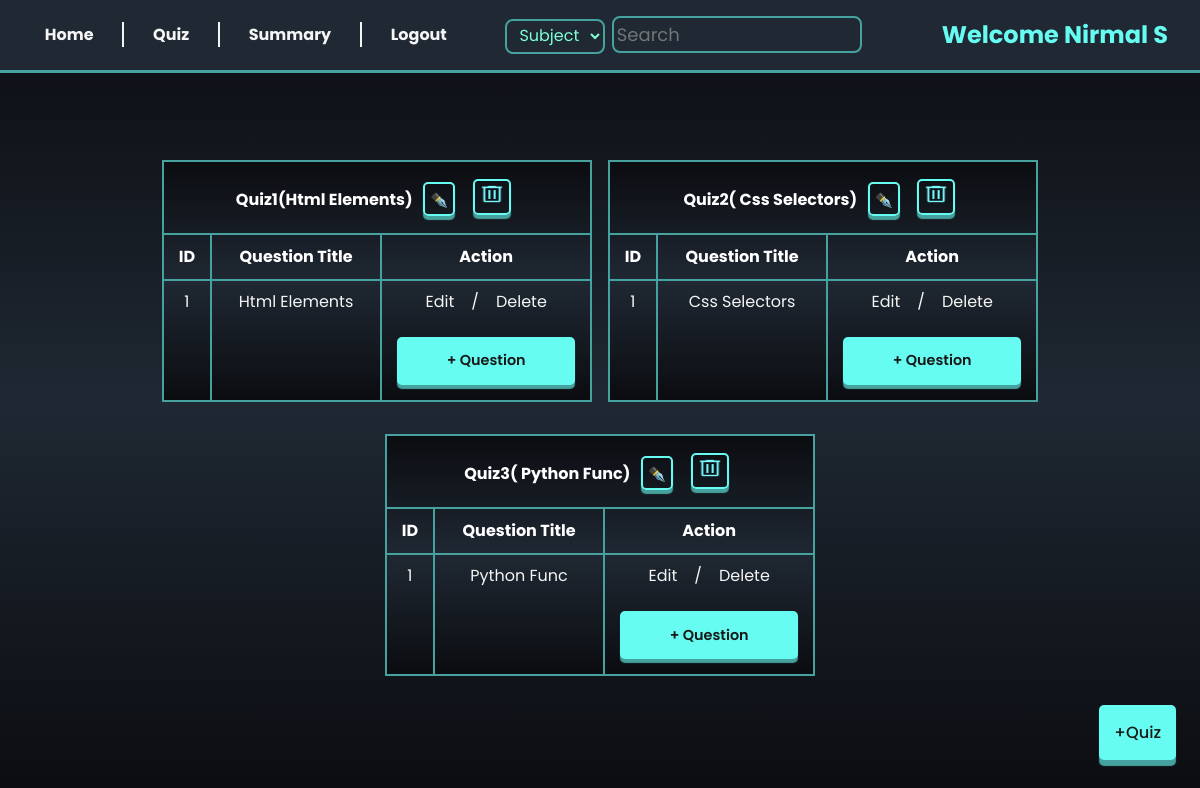
Page /quiz_management (signed in) on the committed database.
### models/models.py (models this page shows)
class Chapter(db.Model):
  id = db.Column(db.Integer, primary_key=True, nullable=False)
  name = db.Column(db.String(50), unique=True, nullable=False)
  description = db.Column(db.String(120), nullable=False)
  subject_id = db.Column(db.Integer, db.ForeignKey('subject.id'), nullable=False)
  questions = db.relationship('Question', backref='chapter', cascade="all, delete-orphan")
  quizes = db.relationship('Quiz', backref='chapter', cascade = "all, delete-orphan")

class Question(db.Model):
  id = db.Column(db.Integer, primary_key=True, nullable=False)
  question_title = db.Column(db.String(255), nullable=False)
  question = db.Column(db.String(120), nullable=False)
  option_1 = db.Column(db.String(120), nullable=False)
  option_2 = db.Column(db.String(120), nullable=False)
  option_3 = db.Column(db.String(120), nullable=False)
  option_4 = db.Column(db.String(120), nullable=False)
  correct_answer = db.Column(db.String(120), nullable=False)
  marks = db.Column(db.Integer(), nullable = False)
  chapter_id = db.Column(db.Integer, db.ForeignKey('chapter.id', ondelete='CASCADE'), nullable = False)
  quiz_id = db.Column(db.Integer, db.ForeignKey('quiz.id', ondelete='CASCADE'), nullable = False)
  attempts = db.relationship('Userattempt', backref='question', cascade="all, delete-orphan", lazy=True)

### controllers/routes.py (the view)
@admin_required
@app.route('/quiz_management')
def quiz_dashboard():
    name = session.get('name')
    quizes = Quiz.query.all()
    chapters = Chapter.query.all()
    return render_template('quiz_management.html', name = name, quizes = quizes, chapters = chapters)

### templates/quiz_management.html (shortened to what this page needs)
{% extends 'base.html' %}
{% block content %}
<div class="admin-container">
    {% include 'admin_nav.html'   %}
        <div class="quiz-list">
            {% set quiz_count = namespace(value=0) %}
            {% for quiz in quizes %}
            <table>
                {% for chapter in chapters %}
                {% if quiz.chapter_id == chapter.id %}
                {% set quiz_count.value = quiz_count.value + 1 %}
                <thead>
                    <tr>
                        <th colspan="3">
                            Quiz{{quiz_count.value}}({{chapter.name | title}})
                            <a href="/update_quiz/{{quiz.id}}" class="button" style="display: inline-block; padding: 6px 5px 3px 5px; background: transparent; ">
                                ✒️
                            </a>
                            <a href="/delete_quiz/{{quiz.id}}" class="button" style="display: inline-block; background:transparent; padding: 2px;">
                                <img style="background: transparent; height: 22px; padding: 0; width: 30px;"
                                    src="../static/delete_32dp_75FBFD_FILL0_wght400_GRAD0_opsz40.png" alt="delete" >
                            </a>
                        </th>
                    </tr>
                    <tr>
                        <th>ID</th>
                        <th>Question Title</th>
                        <th>Action</th>
                    </tr>
                </thead>
                <tbody>
                    {% set ques_count = namespace(value=0) %}
                    {% if chapter.questions %}
                        {% for question in chapter.questions %}
                        {% if quiz.id == question.quiz_id and quiz.chapter_id == chapter.id %}
                        {% set ques_count.value = ques_count.value + 1 %}
                        <tr>
                            <td>{{ques_count.value}}</td>
                            <td>{{question.question_title | title}}</td>
                            <td> <a href="/update_question/{{question.id}}">Edit</a> / <a href="/delete_question/{{question.id}}">Delete</a></td>
                        </tr>
                        {% endif %}
                        {% endfor %}
                    {% else %}
                    <tr><td colspan="3" style="padding: 10px; border-bottom:2px solid var(--accent-color) ;">No questions added</td></tr>
                    {% endif %}
                    <tr>
                        <td></td>
                        <td></td>
                        <td><a href="/new_question/{{quiz.id}}/{{chapter.id}}" class="button">+ Question</a></td>
                    </tr>
                </tbody>
                {% endif %}
                {% endfor %}
            </table>
            {% endfor %}
        </div>
        <div class="new-subject-icon">
            <a href="{{url_for('new_quiz')}}" class="button">+Quiz</a>
        </div>
</div>
{% endblock %}

### static/styles.css (style rules this page uses)
* { padding: 0; margin: 0; outline: 0; list-style: none; text-decoration: none; font-family: 'Poppins', 'system-ui'; box-sizing: border-box; }
:root { --accent-color:#66fcf1; --box-shadow :#45a29e; --text-color :whitesmoke; --light-shade :#1f2833; --dark-shade :#181818; --background: linear-gradient(#0b0c10,#1f2833,#0b0c10); }
body { overflow-x: hidden; width: 100vw; height: 100vh; background:var(--background); background-repeat: no-repeat; background-size: cover; background-attachment: fixed; display: flex; justify-content: center; align-items: center; color: var(--text-color); }
.button { border:2px solid var(--accent-color); cursor: pointer; box-shadow: 0 6px 1px var(--box-shadow); transition: all 250ms ease; border-radius: 5px; background-color: var(--accent-color); color: var(--dark-shade); font-size: 0.9em; font-weight: 500; }
a { color: var(--text-color); text-align: center; padding: 0.8em; margin-top: 1.5em; }

### rows in the picture
Chapter: value "1", name "Html Elements"
Question: value "1", question_title "Html Elements"
Chapter: value "2", name "Css Selectors"
Question: value "1", question_title "Css Selectors"
Chapter: value "3", name "Python Func"
Question: value "1", question_title "Python Func"

### other values in the picture
{{ name }} "Nirmal S"
